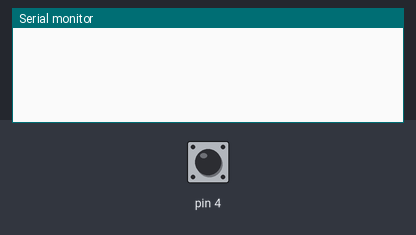
Simulated run of this sketch. Board: Arduino Uno, built with avr-gcc and run on an emulated ATmega328P. On the bench: the last lines printed to the serial monitor. The test bench sets the inputs (shaded band); at power-on: pin 4 HIGH.

Above: at 1.2 s.
1.3 s: pin 4 pulled LOW for 0.15 s
At 1.41 s:
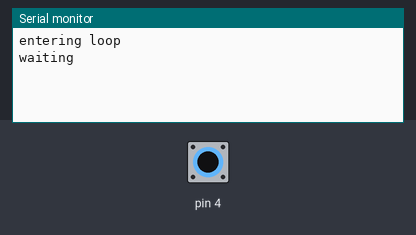
At 2.8 s:
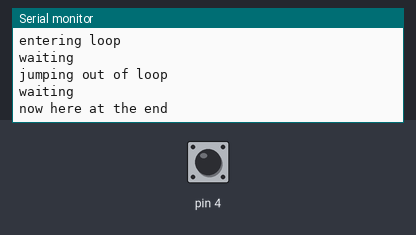

Measured:
- after the input at 1.3 s, the serial monitor: prints a new line at once (image 1)

The sketch:

arduino_wait_and__break_loops.ino
```cpp
//open serial monitor and set baudrate 38400
//connect pin 4 to ground

//this example pauses and waits for user input

void setup() {
  Serial.begin(38400);
  pinMode(4, INPUT_PULLUP);
}
void loop() {

  while(digitalRead(4)==1) {}  //wait until down

  Serial.println("entering loop");
  for(int i= 0; i<50; i++) {  //5sec in total (50*100) if not break earlier
    delay(100);
    if(digitalRead(4)==1) {
      i= 50;
      Serial.println("jumping out of loop");
    }
    Serial.println("waiting");
  }

  Serial.println("now here at the end");
}
```
